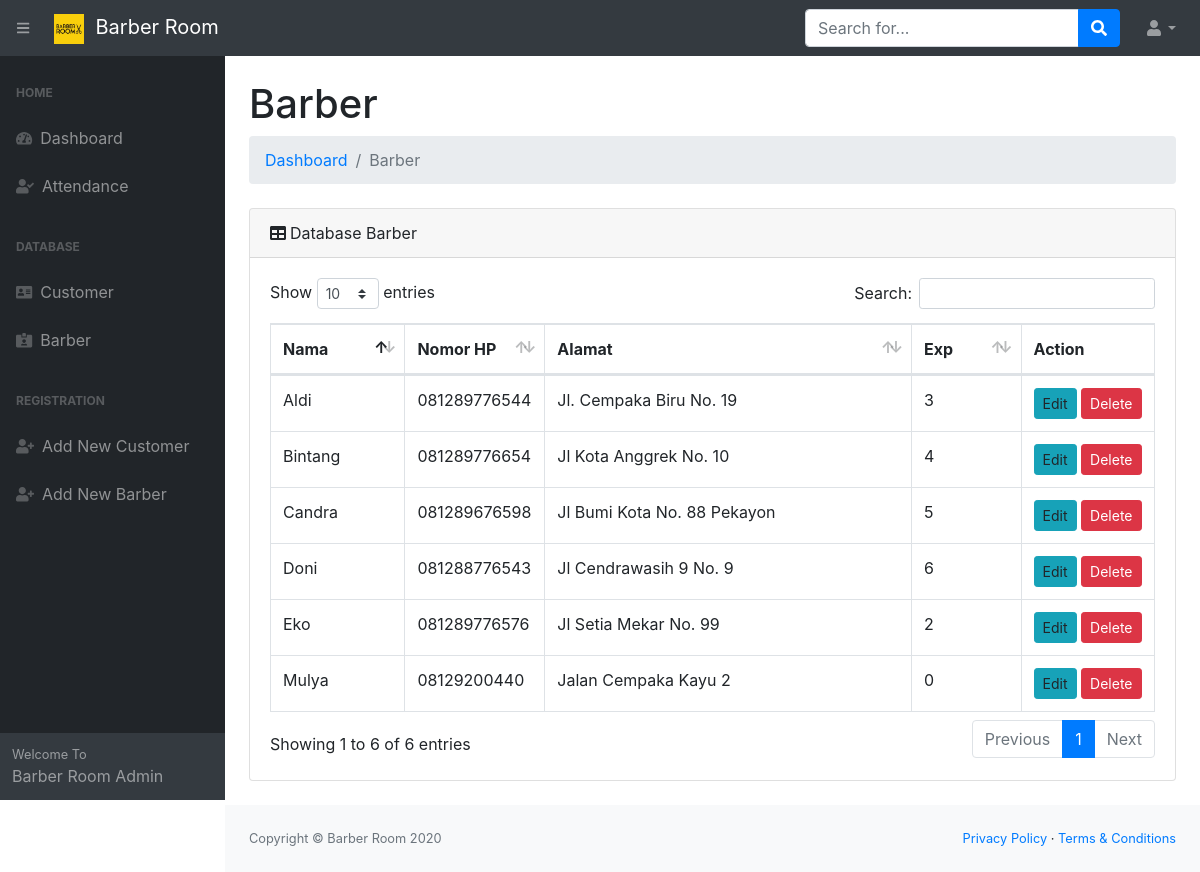
/admin/barber.php (signed in), run on the app's committed database.
### tables this page shows
CREATE TABLE `barber` (
  `id` int(11) NOT NULL,
  `nama` text NOT NULL,
  `no_telp` varchar(15) NOT NULL,
  `alamat` varchar(100) NOT NULL,
  `exp` int(11) NOT NULL
);

### admin/functions.php (called while the page is built)
<?php
$conn = mysqli_connect('localhost', 'root', '', 'db_barberroom');
function query($query)
{
    global $conn;
    $result = mysqli_query($conn, $query);
    $rows = [];
    while ($row = mysqli_fetch_assoc($result)) {
        $rows[] = $row;
    }
    return $rows;
}
?>

### admin/barber.php (the view, shortened to what this page needs)
<?php
require 'functions.php';
$barber = query("SELECT * FROM barber");
?>
<!DOCTYPE html>
<html lang="en">
<head>
    <link href="../css/styles-admin.css" rel="stylesheet" />
    <link href="../css/dataTables.bootstrap4.min.css" rel="stylesheet" />
</head>
<body class="sb-nav-fixed">
    <nav class="sb-topnav navbar navbar-expand navbar-dark bg-dark">
        <button class="btn btn-link btn-sm order-1 order-lg-0 ml-2" id="sidebarToggle" href="#"><i class="fas fa-bars"></i></button>
        <a class="navbar-brand" href="dashboard"><img src="../assets/img/logo.jpg" style="height: 30px;">&nbsp;&nbsp;Barber Room</a>
        <form class="d-none d-md-inline-block form-inline ml-auto mr-0 mr-md-3 my-2 my-md-0">
            <div class="input-group">
                <input class="form-control" type="text" placeholder="Search for..." aria-label="Search" aria-describedby="basic-addon2" />
                <div class="input-group-append">
                    <button class="btn btn-primary" type="button"><i class="fas fa-search"></i></button>
                </div>
            </div>
        </form>
        <ul class="navbar-nav ml-auto ml-md-0">
            <li class="nav-item dropdown">
                <a class="nav-link dropdown-toggle" id="userDropdown" href="#" role="button" data-toggle="dropdown" aria-haspopup="true" aria-expanded="false"><i class="fas fa-user fa-fw"></i></a>
            </li>
        </ul>
    </nav>
    <div id="layoutSidenav">
        <div id="layoutSidenav_nav">
            <nav class="sb-sidenav accordion sb-sidenav-dark" id="sidenavAccordion">
                <div class="sb-sidenav-menu">
                    <div class="nav">
                        <div class="sb-sidenav-menu-heading">Home</div>
                        <a class="nav-link" href="dashboard">
                            <div class="sb-nav-link-icon"><i class="fas fa-tachometer-alt"></i></div>
                            Dashboard
                        </a>
                        <a class="nav-link" href="attendance">
                            <div class="sb-nav-link-icon"><i class="fas fa-user-check"></i></div>
                            Attendance
                        </a>
                        <div class="sb-sidenav-menu-heading">Database</div>
                        <a class="nav-link" href="customer">
                            <div class="sb-nav-link-icon"><i class="fas fa-address-card"></i></div>
                            Customer
                        </a><a class="nav-link" href="barber">
                            <div class="sb-nav-link-icon"><i class="fas fa-id-card-alt"></i></div>
                            Barber
                        </a>
                        <div class="sb-sidenav-menu-heading">Registration</div>
                        <a class="nav-link" href="add-customer">
                            <div class="sb-nav-link-icon"><i class="fas fa-user-plus"></i></div>
                            Add New Customer
                        </a><a class="nav-link" href="add-barber">
                            <div class="sb-nav-link-icon"><i class="fas fa-user-plus"></i></div>
                            Add New Barber
                        </a>
                    </div>
                </div>
                <div class="sb-sidenav-footer">
                    <div class="small">Welcome To</div>
                    Barber Room Admin
                </div>
            </nav>
        </div>
        <div id="layoutSidenav_content">
            <main>
                <div class="container-fluid">
                    <h1 class="mt-4">Barber</h1>
                    <ol class="breadcrumb mb-4">
                        <li class="breadcrumb-item"><a href="dashboard">Dashboard</a></li>
                        <li class="breadcrumb-item active">Barber</li>
                    </ol>
                    <div class="card mb-4">
                        <div class="card-header"><i class="fas fa-table mr-1"></i>Database Barber</div>
                        <div class="card-body">
                            <div class="table-responsive">
                                <table class="table table-bordered" id="dataTable" width="100%" cellspacing="0">
                                    <thead>
                                        <tr>
                                            <th>Nama</th>
                                            <th>Nomor HP</th>
                                            <th>Alamat</th>
                                            <th>Exp</th>
                                            <th>Action</th>
                                        </tr>
                                    </thead>
                                    <tbody>
                                        <?php foreach ($barber as $data) : ?>
                                            <tr>
                                                <td><?= $data['nama']; ?></td>
                                                <td><?= $data['no_telp']; ?></td>
                                                <td><?= $data['alamat']; ?></td>
                                                <td><?= $data['exp']; ?></td>
                                                <td>
                                                    <a class="btn btn-info btn-sm" id="editBarber" data-toggle="modal" data-target="#modalEdit" data-id="<?= $data['id']; ?>" data-nama="<?= $data['nama']; ?>" data-notelp="<?= $data['no_telp']; ?>" data-alamat="<?= $data['alamat']; ?>" data-exp="<?= $data['exp']; ?>">Edit</a>
                                                    <a class="btn btn-danger btn-sm" href="delete.php?barber=<?= $data['id']; ?>" onclick="return confirm('Yakin ingin menghapus barber <?= $data['nama']; ?>?')">Delete</a>
                                                </td>
                                            </tr>
                                        <?php endforeach; ?>
                                    </tbody>
                                </table>
                            </div>
                        </div>
                    </div>
                </div>
            </main>
            <footer class="py-4 bg-light mt-auto">
                <div class="container-fluid">
                    <div class="d-flex align-items-center justify-content-between small">
                        <div class="text-muted">Copyright &copy; Barber Room 2020</div>
                        <div>
                            <a href="#">Privacy Policy</a>
                            &middot;
                            <a href="#">Terms &amp; Conditions</a>
                        </div>
                    </div>
                </div>
            </footer>
        </div>
    </div>
</body>
</html>

### data on the page
barber: nama "Aldi", no_telp "081289776544", alamat "Jl. Cempaka Biru No. 19", exp "3"
barber: nama "Bintang", no_telp "081289776654", alamat "Jl Kota Anggrek No. 10", exp "4"
barber: nama "Candra", no_telp "081289676598", alamat "Jl Bumi Kota No. 88 Pekayon", exp "5"
barber: nama "Doni", no_telp "081288776543", alamat "Jl Cendrawasih 9 No. 9", exp "6"
barber: nama "Eko", no_telp "081289776576", alamat "Jl Setia Mekar No. 99", exp "2"
barber: nama "Mulya", no_telp "08129200440", alamat "Jalan Cempaka Kayu 2", exp "0"
